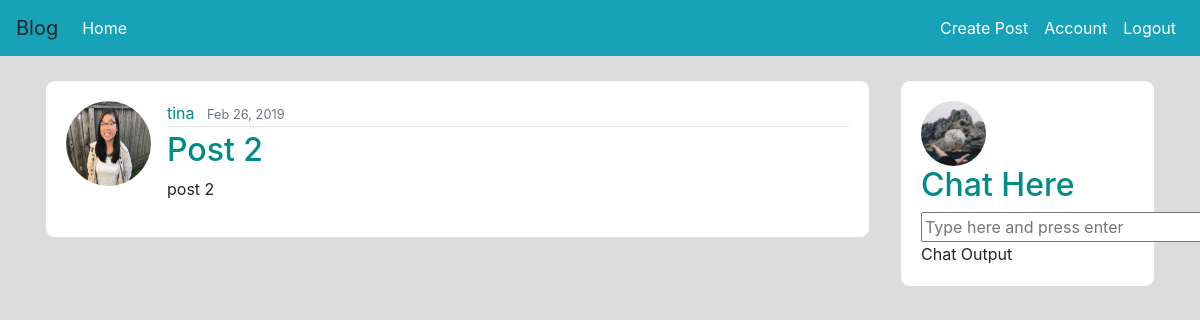
The app's page /post/2 (signed in) with its own data.
### flaskblog/model.py (models this page shows, shortened)
class User(db.Model, UserMixin):
    id = db.Column(db.Integer, autoincrement=True, primary_key=True)
    username = db.Column(db.String(20), unique=True, nullable=False)
    email = db.Column(db.String(120), unique=True, nullable=False)
    image_file = db.Column(db.String(20), nullable=False, default='default.jpg')
    password = db.Column(db.String(60), nullable=False)
    posts = db.relationship('Post', backref='author', lazy=True)

class Post(db.Model):
    id = db.Column(db.Integer, autoincrement=True, primary_key=True)
    title = db.Column(db.String(150), nullable=False)
    content = db.Column(db.Text, nullable=False)
    date_posted = db.Column(db.DateTime, nullable=False, default=datetime.utcnow)
    user_id = db.Column(db.Integer, db.ForeignKey('user.id'), nullable=False)

### flaskblog/routes.py (the view)
@app.route('/post/<int:post_id>')
def post(post_id):
    post = Post.query.get_or_404(post_id)
    return render_template('post.html', title=post.title, post=post)

### flaskblog/model.py (called while the page is built)
@login_manager.user_loader
def load_user(user_id):
    return User.query.get(int(user_id))

### flaskblog/templates/post.html (shortened to what this page needs)
{% extends 'base.html' %}
{% block body %}
    <article class="media content-section">
      <img class="rounded-circle article-img" src="{{ url_for('static', filename='profile_pics/' + post.author.image_file) }}">
      <div class="media-body">
        <div class="article-metadata">
          <a class="mr-2" href="#">{{ post.author.username }}</a>
          <small class="text-muted">{{ post.date_posted.strftime('%b %d, %Y') }}</small>
        </div>
        <h2 class="article-title">{{ post.title }}</h2>
        <p class="article-content">{{ post.content }}</p>
      </div>
    </article>
{% endblock %}

### flaskblog/templates/base.html (shortened to what this page needs)
<!DOCTYPE html>
<html>
<head>
    <link rel="stylesheet" href="https://maxcdn.bootstrapcdn.com/bootstrap/4.0.0/css/bootstrap.min.css">
     <link rel="stylesheet" href="https://use.fontawesome.com/releases/v5.0.10/css/all.css">
    <link rel="stylesheet" type="text/css" href="/static/styles.css">
</head>
<body>
  <nav class="navbar navbar-expand-lg navbar-dark bg-info">
    <a class="navbar-brand">Blog</a>
    <div class="collapse navbar-collapse" id="navbarNav">
      <div class="navbar-nav mr-auto">
        <li class="nav-item active">
          <a class="nav-link" href="/">Home <span class="sr-only">(current)</span></a>
        </li>
      </div>
        <div class="navbar-nav">
          {% if current_user.is_authenticated %}
            <li class="nav-item active">
            <a class="nav-link" href="/post/new">Create Post</a>
            </li>
            <li class="nav-item active">
            <a class="nav-link" href="/account">Account</a>
            </li>
            <li class="nav-item active">
            <a class="nav-link" href="/logout">Logout</a>
            </li>
          {% endif %}
      </div>
    </div>
  </nav>
<br>
  <main role="main" class="container">
    <div class="row">
      <div class="col-md-9">
        {% block body %}{% endblock %}
      </div>
      <div class="col-md-3">
        <div class="content-section">
          <img class="rounded-circle img" src="{{ url_for('static', filename='profile_pics/' + current_user.image_file) }}">
          <h2>Chat Here </h2>
            <div><input id=input size="25" placeholder="Type here and press enter" /></div>
          Chat Output
        </div>
      </div>
    </div>
  </main>
</body>
</html>

### flaskblog/static/styles.css (style rules this page uses)
h2 { color: #008B8B; }
a { color: #008B8B; }
body { background-color: gainsboro; }
.article-img { height: 85px; width: 85px; margin-right: 16px; }
.img { height: 65px; width: 65px; margin-right: 16px; }
.content-section { background: #ffffff; padding: 20px 20px; border: 1px solid #dddddd; border-radius: 10px; margin-bottom: 20px; }
.article-metadata { padding-bottom: 1px; margin-bottom: 4px; border-bottom: 1px solid #e3e3e3 }

### records on screen
User: image_file (picture), author.username "tina"
Post: date_posted "Feb 26, 2019", title "Post 2", content "post 2"
User: image_file (picture)
